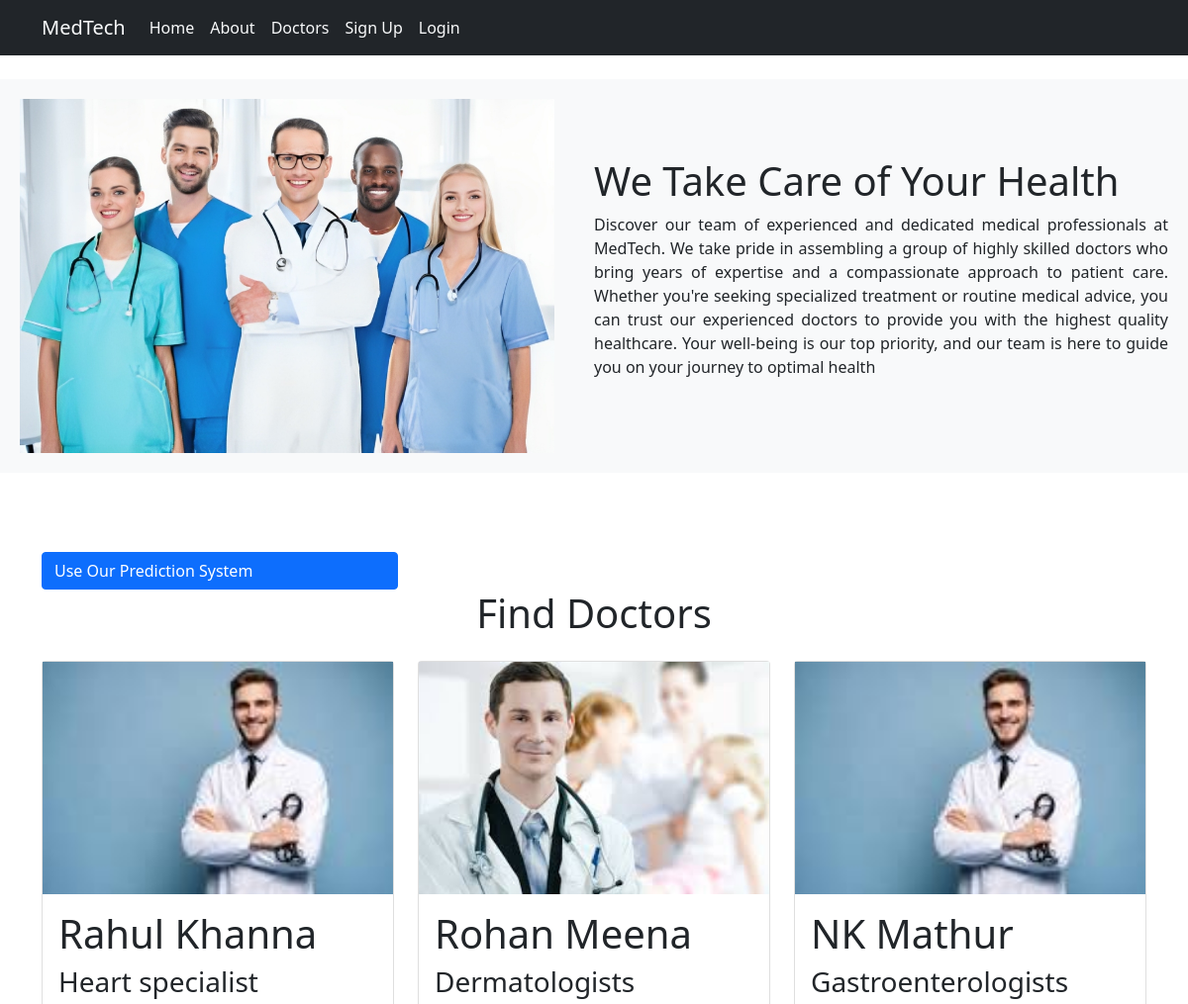
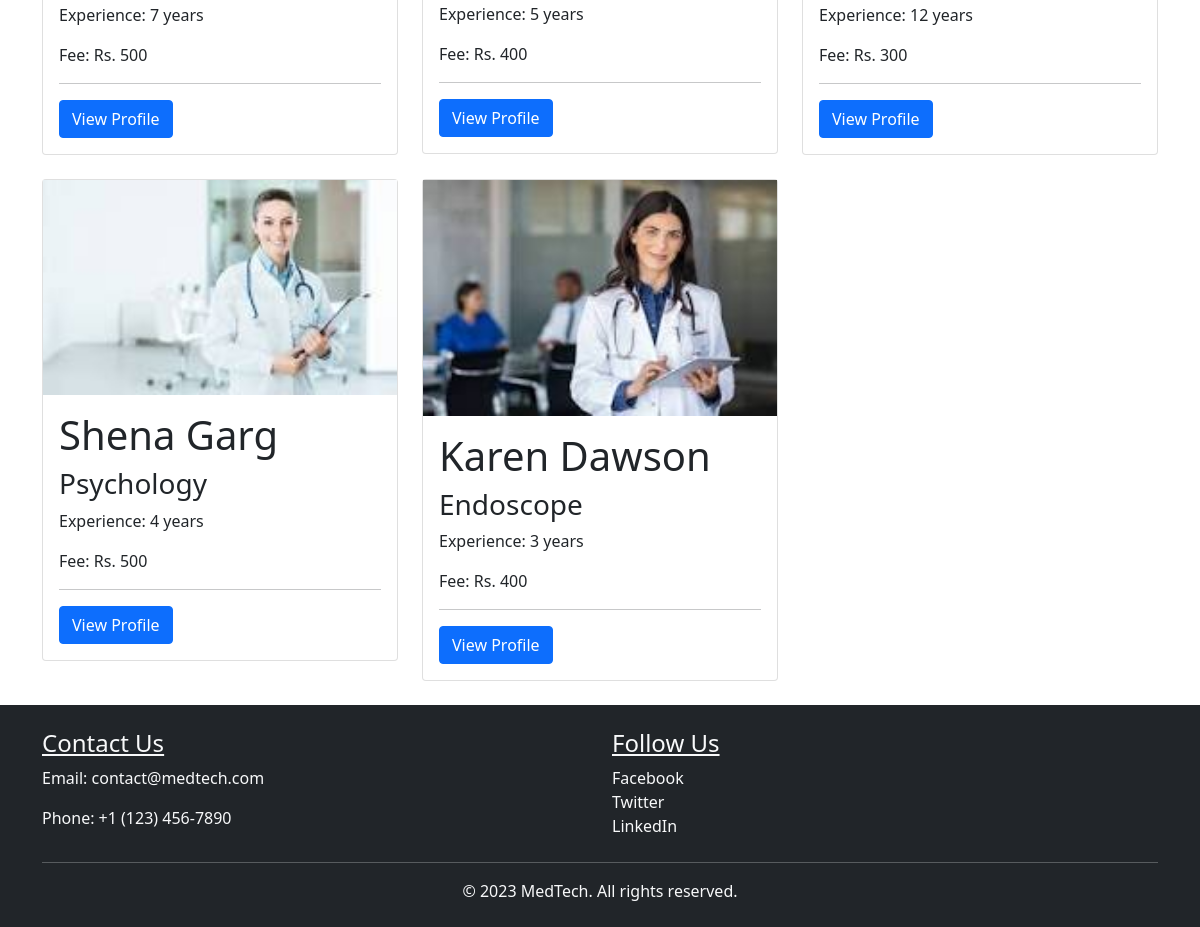
Page /doctors on the committed database (2 pictures, top to bottom).
### user/models.py (models this page shows)
class doctor(models.Model):
    doctor_username = models.CharField(max_length=50)
    doctor_name = models.CharField(max_length=60)
    doctor_speciality = models.CharField(max_length=100)
    experience = models.IntegerField()
    doctor_fee = models.IntegerField()
    doctor_image = models.ImageField(upload_to="user/images")
    def __str__(self):
        return self.doctor_name

### user/views.py (the view)
# urls.py: path('doctors', views.doctors, name='doctors'),
def doctors(request):
    doc = doctor.objects.all()
    print(doc)
    return render(request, "authentication/doctors.html", {'doctors':doc})

### templates/authentication/doctors.html (shortened to what this page needs)
<!DOCTYPE html>
<html lang="en">
<head>
    <link href="https://cdn.jsdelivr.net/npm/bootstrap@5.0.2/dist/css/bootstrap.min.css" rel="stylesheet">
</head>
<body>
    {%load static%}
    <nav class="navbar navbar-expand-lg navbar-light bg-dark fixed-top">
        <div class="container">
            <a class="navbar-brand text-light" href="/home">MedTech</a>
            <div class="collapse navbar-collapse" id="navbarNav">
                <ul class="navbar-nav ml-auto">
                    <li class="nav-item">
                        <a class="nav-link active text-light" aria-current="page" href="/home">Home</a>
                    </li>
                    <li class="nav-item">
                        <a class="nav-link text-light" href="#about">About</a>
                    </li>
                    <li class="nav-item">
                        <a class="nav-link text-light" href="/doctors">Doctors</a>
                    </li>
                    <li class="nav-item">
                        {% if user.is_authenticated %}
                        {% comment %} <span class="nav-link text-light">Hello {{ fname }} You are successfully logged in</span> {% endcomment %}
                        <a href="/signout" class="nav-link text-light">Sign out</a>
                        {% else %}
                        <li class="nav-item">
                            <a href="/signup" class="nav-link text-light">Sign Up</a>
                        </li>
                        <li class="nav-item">
                            <a href="/signin" class="nav-link text-light">Login</a>
                        </li>
                        {% endif %}
                    </li>
                </ul>
            </div>
        </div>
    </nav>
    <div class="custom-container bg-light" style="margin-top: 10vh;">
        <div class="custom-left">
            <img src="{% static 'images/grdr.jpg' %}" alt="Image" style="width: 45vw;">
        </div>
        <div class="custom-right">
            <h1 style="text-align: left;">We Take Care of Your Health</h1>
            <p style="text-align: justify;">Discover our team of experienced and dedicated medical professionals at MedTech. We take pride in assembling a group of highly skilled doctors who bring years of expertise and a compassionate approach to patient care. Whether you're seeking specialized treatment or routine medical advice, you can trust our experienced doctors to provide you with the highest quality healthcare. Your well-being is our top priority, and our team is here to guide you on your journey to optimal health</p>
        </div>
    </div>
    <div class="container">
        {% if user.is_authenticated %}
            <a href="/predict" class="btn btn-primary" style="margin-top: 10vh; width: 30vw; text-align: left;">Use Our Prediction System</a>
        {% else %}
        <a href="/signin" class="btn btn-primary" style="margin-top: 10vh; width: 30vw; text-align: left;">Use Our Prediction System</a>
    </div>
    {% endif %}
    <h1 style="text-align: center;">Find Doctors</h1>
    <div class="container mt-4 mb-4">
        <div class="row row-cols-1 row-cols-md-3 g-4">
            {% for doctor in doctors %}
            <div class="col">
                <div class="card">
                    <img src="{{ doctor.doctor_image.url }}" alt="Image">
                    <div class="card-body">
                        <h1 class="card-title">{{ doctor.doctor_name }}</h1>
                        <h3>{{ doctor.doctor_speciality }}</h3>
                        <p>Experience: {{ doctor.experience }} years</p>
                        <p>Fee: Rs. {{ doctor.doctor_fee }}</p>
                        <hr>
                        <button type="button" class="btn btn-primary">
                            <a href="{% url 'view_profile' doctor.doctor_username %}" style="color: white; text-decoration: none">View Profile</a>
                        </button>
                    </div>
                </div>
            </div>
            {% endfor %}
        </div>
    </div>
      <footer class="bg-dark text-light">
    <div class="container py-4">
        <div class="row">
            <div class="col-md-6">
                <h4 style="text-decoration: underline;">Contact Us</h4>
                <p>Email: contact@medtech.com</p>
                <p>Phone: +1 (123) 456-7890</p>
            </div>
            <div class="col-md-6">
                <h4 style="text-decoration: underline;">Follow Us</h4>
                <a href="#" class="text-light" style="text-decoration: none;">Facebook</a><br>
                <a href="#" class="text-light" style="text-decoration: none;">Twitter</a><br>
                <a href="#" class="text-light" style="text-decoration: none;">LinkedIn</a>
            </div>
        </div>
        <hr>
        <div class="text-center">
            &copy; 2023 MedTech. All rights reserved.
        </div>
    </div>
</footer>
</body>
</html>

### templates/authentication/doctors.html (style rules this page uses)
.custom-container { display: flex; justify-content: space-between; align-items: center; padding: 20px; }
.custom-left { flex: 1; }
.custom-right { flex: 1; text-align: right; }

### rows in the picture
doctor: doctor_image (picture), doctor_name "Rahul Khanna", doctor_speciality "Heart specialist", experience "7", doctor_fee "500"
doctor: doctor_image (picture), doctor_name "Rohan Meena", doctor_speciality "Dermatologists", experience "5", doctor_fee "400"
doctor: doctor_image (picture), doctor_name "NK Mathur", doctor_speciality "Gastroenterologists", experience "12", doctor_fee "300"
doctor: doctor_image (picture), doctor_name "Shena Garg", doctor_speciality "Psychology", experience "4", doctor_fee "500"
doctor: doctor_image (picture), doctor_name "Karen Dawson", doctor_speciality "Endoscope", experience "3", doctor_fee "400"
